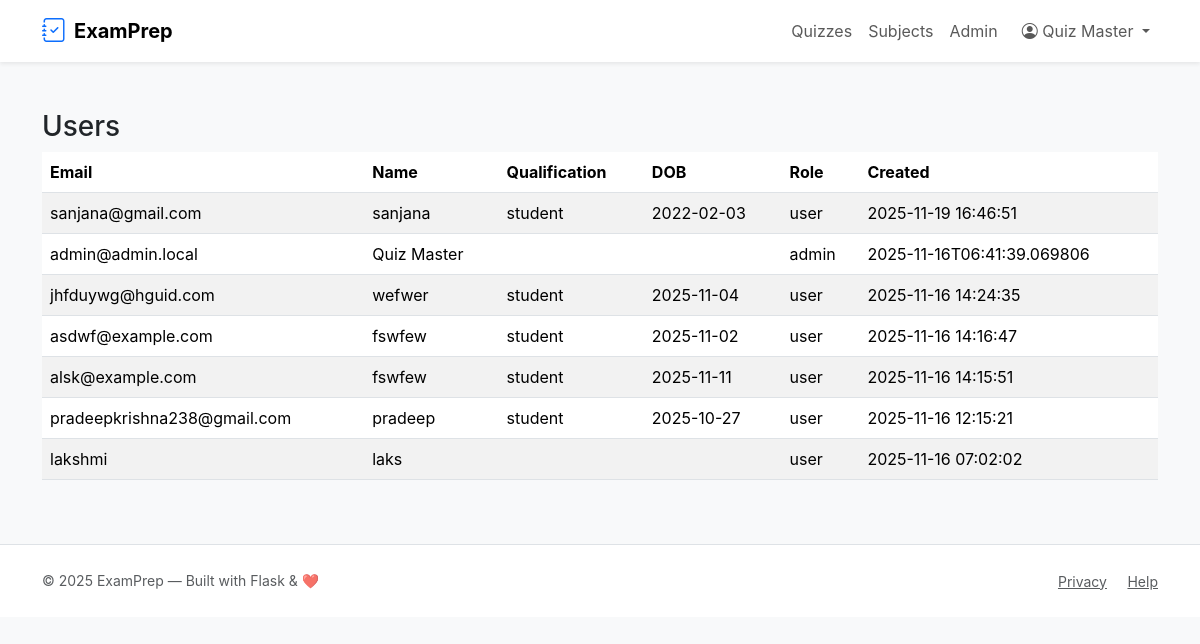
Page /admin/users (signed in) on the committed database.
### tables this page shows
CREATE TABLE users (
    id INTEGER PRIMARY KEY AUTOINCREMENT,
    email TEXT UNIQUE NOT NULL,
    password_hash TEXT NOT NULL,
    full_name TEXT,
    qualification TEXT,
    dob TEXT,
    role TEXT NOT NULL CHECK(role IN ('admin','user')) DEFAULT 'user',
    created_on TEXT NOT NULL DEFAULT (datetime('now'))
);

### app.py (the view)
@app.route('/admin/users')
@admin_required
def admin_users():
    users = query_db('SELECT id, email, full_name, qualification, dob, role, created_on FROM users ORDER BY created_on DESC')
    return render_template('admin_users.html', users=users)

### app.py (called while the page is built)
def get_db():
    db = getattr(g, '_database', None)
    if db is None:
        db = g._database = sqlite3.connect(DATABASE)
        db.row_factory = sqlite3.Row
    return db

@app.teardown_appcontext
def close_connection(exc):
    db = getattr(g, '_database', None)
    if db is not None:
        db.close()

def query_db(query, args=(), one=False):
    cur = get_db().execute(query, args)
    rv = cur.fetchall()
    cur.close()
    return (rv[0] if rv else None) if one else rv

def admin_required(f):
    @wraps(f)
    def decorated(*args, **kwargs):
        if 'user_id' not in session or session.get('role') != 'admin':
            flash('Admin access required.', 'danger')
            return redirect(url_for('index'))
        return f(*args, **kwargs)
    return decorated

### templates/admin_users.html
{% extends 'layout.html' %}
{% block content %}
<h3>Users</h3>
<table class="table table-striped">
  <thead><tr><th>Email</th><th>Name</th><th>Qualification</th><th>DOB</th><th>Role</th><th>Created</th></tr></thead>
  <tbody>
  {% for u in users %}
    <tr>
      <td>{{ u.email }}</td>
      <td>{{ u.full_name or '' }}</td>
      <td>{{ u.qualification or '' }}</td>
      <td>{{ u.dob or '' }}</td>
      <td>{{ u.role }}</td>
      <td>{{ u.created_on }}</td>
    </tr>
  {% else %}
    <tr><td colspan="6">No users</td></tr>
  {% endfor %}
  </tbody>
</table>
{% endblock %}

### templates/layout.html (shortened to what this page needs)
<!doctype html>
<html lang="en">
<head>
  <link href="https://cdn.jsdelivr.net/npm/bootstrap@5.3.2/dist/css/bootstrap.min.css" rel="stylesheet"
>
  <link href="https://cdn.jsdelivr.net/npm/bootstrap-icons@1.11.3/font/bootstrap-icons.css" rel="stylesheet">
  <link rel="stylesheet" href="{{ url_for('static', filename='css/style.css') }}">
</head>
<body class="bg-light text-dark">
<nav class="navbar navbar-expand-lg navbar-white bg-white shadow-sm">
  <div class="container">
    <a class="navbar-brand d-flex align-items-center" href="{{ url_for('index') }}">
      <i class="bi bi-journal-check fs-4 me-2 text-primary"></i>
      <span class="fw-bold">ExamPrep</span>
    </a>
    <div class="collapse navbar-collapse" id="mainNav">
      <ul class="navbar-nav ms-auto align-items-lg-center">
        <li class="nav-item"><a class="nav-link" href="{{ url_for('list_quizzes') }}">Quizzes</a></li>
        <li class="nav-item"><a class="nav-link" href="{{ url_for('user_dashboard') }}">Subjects</a></li>
        {% if session.get('user_id') and session.get('role')=='admin' %}
          <li class="nav-item"><a class="nav-link" href="{{ url_for('admin_dashboard') }}">Admin</a></li>
        {% endif %}
        {% if session.get('user_id') %}
          <li class="nav-item dropdown ms-2">
            <a class="nav-link dropdown-toggle" href="#" role="button" data-bs-toggle="dropdown">
              <i class="bi bi-person-circle"></i> {{ session.get('user_name') }}
            </a>
          </li>
        {% else %}
          <li class="nav-item"><a class="btn btn-outline-primary ms-2" href="{{ url_for('login') }}">Login</a></li>
          <li class="nav-item"><a class="btn btn-primary ms-2" href="{{ url_for('register') }}">Register</a></li>
        {% endif %}
      </ul>
    </div>
  </div>
</nav>
<main class="py-5">
  <div class="container">
    {% block content %}{% endblock %}
  </div>
</main>
<footer class="bg-white py-4 mt-auto border-top">
  <div class="container d-flex flex-column flex-md-row justify-content-between align-items-center">
    <div class="small text-muted">© {{ (2025) }} ExamPrep — Built with Flask & ❤️</div>
    <div>
      <a class="text-muted small me-3" href="#">Privacy</a>
      <a class="text-muted small" href="#">Help</a>
    </div>
  </div>
</footer>
</body>
</html>

### static/css/style.css (style rules this page uses)
body { font-family: Inter, system-ui, -apple-system, "Segoe UI", Roboto, "Helvetica Neue", Arial; }

### rows in the picture
users: get "Quiz Master", email "admin@admin.local", full_name "Quiz Master", role "admin", created_on "2025-11-16T06:41:39.069806"
users: email "sanjana@gmail.com", full_name "sanjana", qualification "student", dob "2022-02-03", role "user", created_on "2025-11-19 16:46:51"
users: email "jhfduywg@hguid.com", full_name "wefwer", qualification "student", dob "2025-11-04", role "user", created_on "2025-11-16 14:24:35"
users: email "asdwf@example.com", full_name "fswfew", qualification "student", dob "2025-11-02", role "user", created_on "2025-11-16 14:16:47"
users: email "alsk@example.com", full_name "fswfew", qualification "student", dob "2025-11-11", role "user", created_on "2025-11-16 14:15:51"
users: email "pradeepkrishna238@gmail.com", full_name "pradeep", qualification "student", dob "2025-10-27", role "user", created_on "2025-11-16 12:15:21"
users: email "lakshmi", full_name "laks", role "user", created_on "2025-11-16 07:02:02"

### other values in the picture
{{ (2025) }} "2025"
